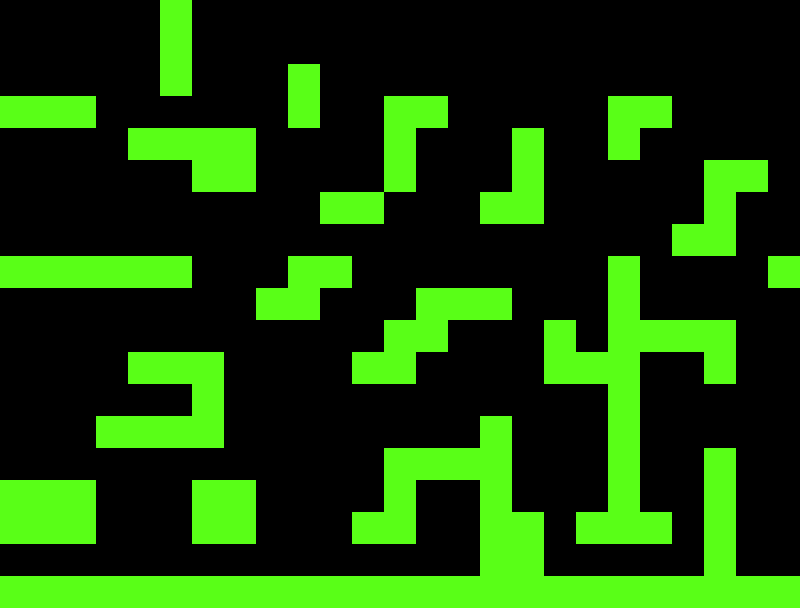

Below is a game level as drawn by its tile map, then a one-line description and the .tmx that defines it (tile-layer data replaced by summaries):
An orthogonal 25x19 tile map with 32x32 px tiles, 1 tile layer (Tile Layer 1).

<map version="1.0" orientation="orthogonal" width="25" height="19" tilewidth="32" tileheight="32">
 <tileset firstgid="1" name="tiles-1" tilewidth="32" tileheight="32">
  <image source="tiles-1.png" width="272" height="64" />
 </tileset>
 <layer name="Tile Layer 1" width="25" height="19">
  <data>[475 cells, 128 non-empty, 4 distinct tile ids]</data>
 </layer>
</map>